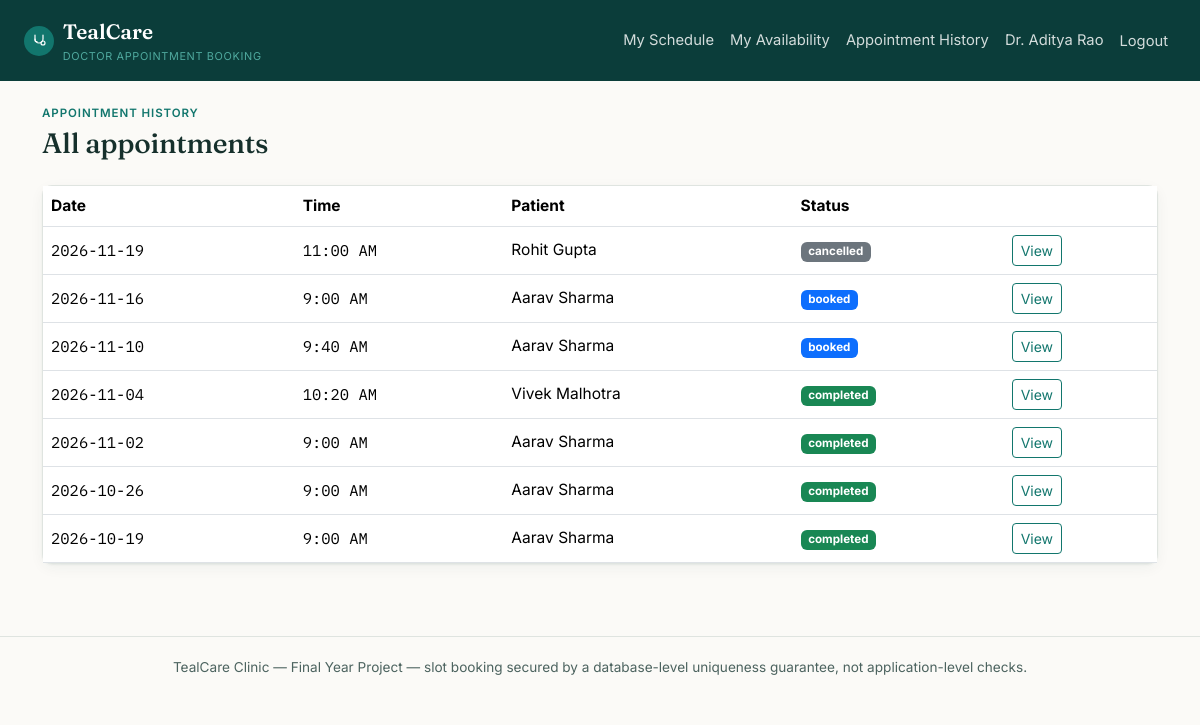
The app's page /doctor/appointments (signed in) with its own data.
### tables this page shows
CREATE TABLE users (
    id INT AUTO_INCREMENT PRIMARY KEY,
    role ENUM('admin','doctor','patient') NOT NULL,
    name VARCHAR(150) NOT NULL,
    email VARCHAR(190) NOT NULL UNIQUE,
    password_hash VARCHAR(255) NOT NULL,
    phone VARCHAR(20) NULL,
     
    staff_code VARCHAR(20) NULL UNIQUE,
     
     
    status ENUM('active','suspended') NOT NULL DEFAULT 'active',
    reset_token VARCHAR(64) NULL,
    reset_token_expires_at DATETIME NULL,
    created_at TIMESTAMP NOT NULL DEFAULT CURRENT_TIMESTAMP
);

CREATE TABLE appointments (
    id INT AUTO_INCREMENT PRIMARY KEY,
    patient_id INT NOT NULL,
    doctor_id INT NOT NULL,
     
     
    reservation_id INT NULL,
    appointment_date DATE NOT NULL,
    start_time TIME NOT NULL,
    end_time TIME NOT NULL,
    status ENUM('booked','completed','cancelled','no_show') NOT NULL DEFAULT 'booked',
    notes TEXT NULL,
    cancelled_by VARCHAR(20) NULL,
     
     
    is_stress_test TINYINT(1) NOT NULL DEFAULT 0,
    created_at TIMESTAMP NOT NULL DEFAULT CURRENT_TIMESTAMP,
    updated_at TIMESTAMP NOT NULL DEFAULT CURRENT_TIMESTAMP ON UPDATE CURRENT_TIMESTAMP,
    FOREIGN KEY (patient_id) REFERENCES users(id),
    FOREIGN KEY (doctor_id) REFERENCES doctors(id),
    FOREIGN KEY (reservation_id) REFERENCES slot_reservations(id) ON DELETE SET NULL,
    INDEX idx_doctor_date (doctor_id, appointment_date),
    INDEX idx_patient (patient_id)
);

### app/views/doctor/history.php (the view, shortened to what the rows shown need)
<p class="eyebrow mb-1">Appointment history</p>
<h1 class="h3 mb-4">All appointments</h1>
<div class="card card-tc">
    <div class="card-body p-0">
        <?php if (empty($appointments)): ?>
            <p class="text-muted p-4 mb-0">No appointments yet.</p>
        <?php else: ?>
            <table class="table mb-0 align-middle">
                <thead><tr><th>Date</th><th>Time</th><th>Patient</th><th>Status</th><th></th></tr></thead>
                <tbody>
                <?php foreach ($appointments as $a): ?>
                    <tr>
                        <td class="mono"><?= htmlspecialchars($a['appointment_date'], ENT_QUOTES) ?></td>
                        <td class="mono"><?= date('g:i A', strtotime($a['start_time'])) ?></td>
                        <td><?= htmlspecialchars($a['patient_name'], ENT_QUOTES) ?></td>
                        <td>
                            <?php
                            $badges = ['booked' => 'primary', 'completed' => 'success', 'cancelled' => 'secondary', 'no_show' => 'danger'];
                            $cls = $badges[$a['status']] ?? 'secondary';
                            ?>
                            <span class="badge text-bg-<?= $cls ?>"><?= htmlspecialchars(str_replace('_', ' ', $a['status']), ENT_QUOTES) ?></span>
                        </td>
                        <td><a href="<?= Router::url('/doctor/appointments/' . $a['id']) ?>" class="btn btn-sm btn-outline-tc">View</a></td>
                    </tr>
                <?php endforeach; ?>
                </tbody>
            </table>
        <?php endif; ?>
    </div>
</div>

### core/Router.php (shortened to what the rows shown need)
<?php
class Router
{
    private array $routes = ['GET' => [], 'POST' => []];
    private static string $basePath = '';
    public static function setBasePath(string $path): void
    {
        self::$basePath = rtrim($path, '/');
    }
    public static function url(string $path = ''): string
    {
        return self::$basePath . $path;
    }
    public function get(string $pattern, array $handler): void
    {
        $this->routes['GET'][$pattern] = $handler;
    }
    public function post(string $pattern, array $handler): void
    {
        $this->routes['POST'][$pattern] = $handler;
    }
    public function dispatch(string $method, string $uri): void
    {
        $path = parse_url($uri, PHP_URL_PATH) ?? '/';
        $path = rtrim($path, '/');
        foreach ($this->routes[$method] ?? [] as $pattern => $handler) {
            $params = $this->match($pattern, $path);
            if ($params !== null) {
                [$controllerClass, $action] = $handler;
                $controller = new $controllerClass();
                call_user_func_array([$controller, $action], $params);
                return;
            }
        }
    }
    private function match(string $pattern, string $path): ?array
    {
        $regex = preg_replace('#\{[a-zA-Z_]+\}#', '([^/]+)', $pattern);
        $regex = rtrim($regex, '/');
        if ($regex === '') {
            $regex = '/';
        }
        if (!preg_match('#^' . $regex . '$#', $path, $matches)) {
            return null;
        }
        array_shift($matches);
        return $matches;
    }
}

### app/views/partials/header.php (shortened to what the rows shown need)
<?php
$currentUser = Auth::user();
?>
<!doctype html>
<html lang="en">
<head>
    <link href="https://cdn.jsdelivr.net/npm/bootstrap@5.3.3/dist/css/bootstrap.min.css" rel="stylesheet">
    <link href="<?= Router::url('/assets/css/style.css') ?>" rel="stylesheet">
</head>
<body>
<nav class="navbar navbar-expand-lg navbar-tc">
    <div class="container-fluid px-3 px-lg-4">
        <a class="navbar-brand" href="<?= Router::url($currentUser ? \App\Controllers\AuthController::roleHome($currentUser['role']) : '/login') ?>">
            <span class="brand-mark">
            </span>
            <span>TealCare<small>Doctor Appointment Booking</small></span>
        </a>
        <div class="collapse navbar-collapse" id="navMain">
            <ul class="navbar-nav ms-auto align-items-lg-center">
                <?php if ($currentUser && $currentUser['role'] === 'admin'): ?>
                    <li class="nav-item"><a class="nav-link" href="<?= Router::url('/admin/dashboard') ?>">Dashboard</a></li>
                    <li class="nav-item"><a class="nav-link" href="<?= Router::url('/admin/doctors') ?>">Doctors</a></li>
                    <li class="nav-item"><a class="nav-link" href="<?= Router::url('/admin/specializations') ?>">Specializations</a></li>
                    <li class="nav-item"><a class="nav-link" href="<?= Router::url('/admin/board') ?>">Today's Board</a></li>
                    <li class="nav-item"><a class="nav-link" href="<?= Router::url('/admin/appointments') ?>">Appointments</a></li>
                    <li class="nav-item"><a class="nav-link" href="<?= Router::url('/admin/patients') ?>">Patients</a></li>
                    <li class="nav-item"><a class="nav-link" href="<?= Router::url('/admin/stress-test') ?>">Stress Test</a></li>
                    <li class="nav-item"><a class="nav-link" href="<?= Router::url('/admin/audit-log') ?>">Audit &amp; Reports</a></li>
                <?php elseif ($currentUser && $currentUser['role'] === 'doctor'): ?>
                    <li class="nav-item"><a class="nav-link" href="<?= Router::url('/doctor/dashboard') ?>">My Schedule</a></li>
                    <li class="nav-item"><a class="nav-link" href="<?= Router::url('/doctor/availability') ?>">My Availability</a></li>
                    <li class="nav-item"><a class="nav-link" href="<?= Router::url('/doctor/appointments') ?>">Appointment History</a></li>
                <?php endif; ?>
                <?php if ($currentUser): ?>
                    <li class="nav-item"><a class="nav-link" href="<?= Router::url('/account') ?>"><?= htmlspecialchars($currentUser['name'], ENT_QUOTES) ?></a></li>
                    <li class="nav-item">
                        <form method="post" action="<?= Router::url('/logout') ?>" class="d-inline">
                            <button type="submit" class="btn btn-link nav-link" style="border:0;">Logout</button>
                        </form>
                    </li>
                <?php else: ?>
                    <li class="nav-item"><a class="nav-link" href="<?= Router::url('/login') ?>">Login</a></li>
                    <li class="nav-item"><a class="nav-link" href="<?= Router::url('/register') ?>">Register</a></li>
                <?php endif; ?>
            </ul>
        </div>
    </div>
</nav>
<div class="container py-4">

### records on screen
users: name "Dr. Aditya Rao"
appointments: appointment_date "2026-11-19", start_time "11:00 AM", patient.name "Rohit Gupta", status "cancelled"
appointments: appointment_date "2026-11-16", start_time "9:00 AM", patient.name "Aarav Sharma", status "booked"
appointments: appointment_date "2026-11-10", start_time "9:40 AM", patient.name "Aarav Sharma", status "booked"
appointments: appointment_date "2026-11-04", start_time "10:20 AM", patient.name "Vivek Malhotra", status "completed"
appointments: appointment_date "2026-11-02", start_time "9:00 AM", patient.name "Aarav Sharma", status "completed"
appointments: appointment_date "2026-10-26", start_time "9:00 AM", patient.name "Aarav Sharma", status "completed"
appointments: appointment_date "2026-10-19", start_time "9:00 AM", patient.name "Aarav Sharma", status "completed"
